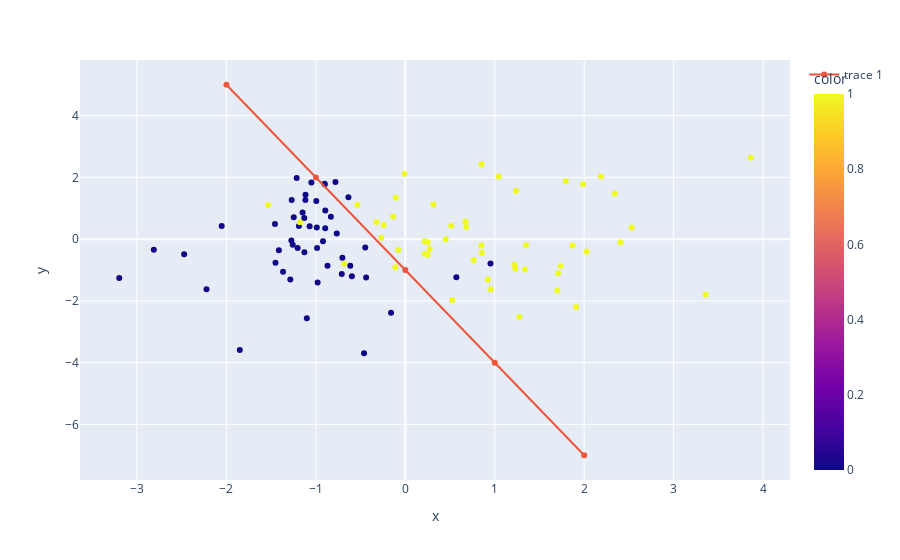

The cell this chart's notebook holds for it:
### Code cell
fig = px.scatter(x=X.T[0], y=X.T[1], color=y)

m = -3
b = -1

x_1 = np.arange(-2, 3)
x_2 = m*x_1 + b

fig.add_trace(go.Scatter(x=x_1, y= x_2))
